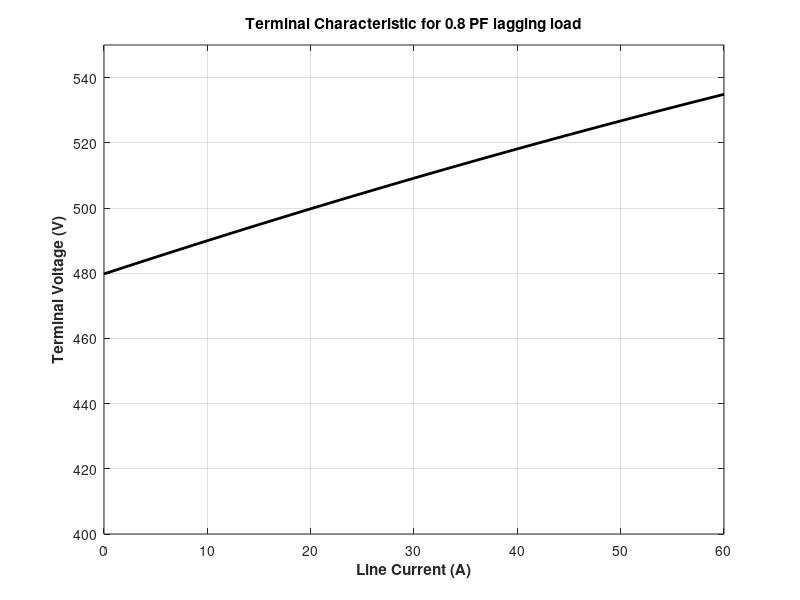

Write the MATLAB code that produced this figure.
% M-file: term_char_a.m
% M-file to plot the terminal characteristics of the
% generator of Example 5-4 with an 0.8 PF lagging load.

% First, initialize the current amplitudes (21 values
% in the range 0-60 A)
i_a = (0:1:20) * 3;

% Now initialize all other values
v_phase = zeros(1,21);
e_a = 277.0;
x_s = 1.0;
theta = -36.87 * (pi/180);   % Converted to radians

% Now calculate v_phase for each current level
for ii = 1:21
    v_phase(ii) = sqrt(e_a^2 - (x_s * i_a(ii) * cos(theta))^2) ...
        - (x_s * i_a(ii) * sin(theta));
end

% Calculate terminal voltage from the phase voltage
v_t = v_phase * sqrt(3);

% Plot the terminal characteristic, remembering the
% the line current is the same as i_a
plot(i_a,v_t,'Color','k','Linewidth',2.0);
xlabel('Line Current (A)','Fontweight','Bold');
ylabel('Terminal Voltage (V)','Fontweight','Bold');
title('Terminal Characteristic for 0.8 PF lagging load', ...
    'Fontweight','Bold');
grid on;
axis([0 60 400 550]);
